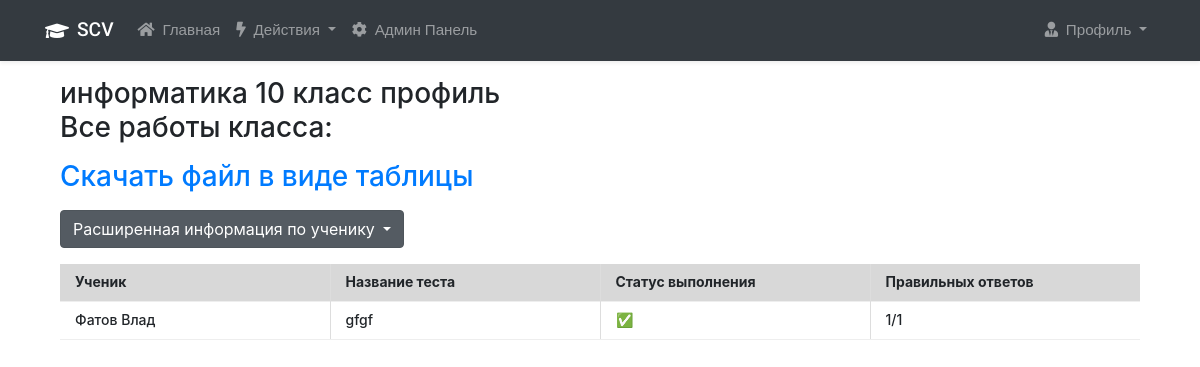
/teachers/show_result_detail/12/gfgf (signed in), run on the app's committed database.
### user_app/models.py (models this page shows)
class UserTest(models.Model):
    title = models.CharField(max_length=255)
    user = models.ForeignKey('CustomUser', on_delete=models.CASCADE)
    tasks_id = models.CharField(max_length=255, null=True, blank=True)
    is_complete = models.BooleanField(default=False)
    right_answers = models.IntegerField(blank=True, default=0)
    number_of_attempts = models.IntegerField(blank=True, default=1)
    current_attempts = models.IntegerField(default=0)
    def __str__(self):
        return self.title
    class Meta:
        verbose_name = 'Тесты пользователя'
        verbose_name_plural = 'Тесты пользователей'

class CustomUser(AbstractUser):
    open_password = models.CharField(max_length=255, verbose_name='Пароль')

### teacher_app/views.py (the view)
# urls.py: path('show_result_detail/<int:class_id>/<title>', views.show_result_detail, name='show-result-detail'),
@login_required()
def show_result_detail(request, class_id, title):
    users_id = [user.id for user in get_users_in_group(class_id)]
    usertests = UserTest.objects.filter(title=title.replace('\\', '/'), user_id__in=users_id)
    print(users_id)
    print(usertests)
    try:
        count_tasks = len(ast.literal_eval(Test.objects.get(title=title.replace('\\', '/')).task_numbers))
    except Test.DoesNotExist as error:
        count_tasks = TestNewFormat.objects.get(title=title.replace('\\', '/')).number_of_inputs
    from utils.utils import create_excel_table, restyles_excel_file
    filename = f'{title}-{class_id}.xlsx'
    data = {
        "Ученик": [],
        "Название теста": [],
        "ID заданий": [],
        "Кол-во правильных ответов": [],
        "Процент выполнения работы": []
    }
    for usertest in usertests:
        data['Ученик'].append(f"{usertest.user.first_name} {usertest.user.last_name}")
        data['Название теста'].append(f"{usertest.title}")
        data['ID заданий'].append(f"{usertest.tasks_id}")
        data['Кол-во правильных ответов'].append(f"{usertest.right_answers}")
        data['Процент выполнения работы'].append(f"{ (usertest.right_answers * 100) / count_tasks }%")
    create_excel_table(filename=filename, data=data)
    restyles_excel_file(filename=filename)
    first_user = get_users_in_group(class_id)[0]
    user_group = get_user_groups(first_user)[0]
    class_name = Group.objects.get(pk=user_group)
    context = {
        'title': 'Результаты класса',
        'usertests': usertests,
        'class_name': class_name,
        'count_tasks': count_tasks,
        'active_block': 'Мои классы',
        'filename': filename.replace('\\', '%5c'),
    }
    return render(request, 'teacher_app/show_result_detail.html', context=context)

### teacher_app/views.py (called while the page is built)
def get_users_in_group(group_id):
    try:
        group = Group.objects.get(id=group_id)
        users = group.user_set.all()
        return users
    except ObjectDoesNotExist:
        return None

### templatetags/custom_filters.py (called while the page is built)
@register.filter
def replace_to_backslashes(value):
    return value.replace('/', '%5c')

### utils/utils.py (called while the page is built)
def create_excel_table(data: dict[str, list], filename: str, sheet_name: str = 'Sheet1'):
    df = pd.DataFrame(data)
    if not os.path.exists('static/excel_files'):
        os.makedirs('static/excel_files')
    filepath = os.path.join('static/excel_files', filename)
    df.to_excel(filepath, index=False, sheet_name=sheet_name)
    return filepath

def get_user_groups(user):
    return [group.id for group in user.groups.all()]

### teacher_app/templates/teacher_app/show_result_detail.html (shortened to what this page needs)
{% extends 'base-special.html' %}
{% load static %}
{% load replace_to_backslashes %}
{% block main %}
<div class="h3">{{ class_name }}<div>
<div class="h3 mb-3">Все работы класса:</div>
<div class="mb-3">
    <a download href="https://{{ request.get_host }}/static/excel_files/{{ filename }}">Скачать файл в виде таблицы</a>
</div>
<div class="dropdown show mb-3">
    <a class="btn btn-secondary dropdown-toggle" href="#" role="button" id="dropdownResultsByUserLink" data-toggle="dropdown" aria-haspopup="true" aria-expanded="false">
      Расширенная информация по ученику
    </a>
  </div>
{% if usertests %}
<table class="table">
    <thead>
        <tr>
            <th>Ученик</th>
            <th>Название теста</th>
            <th>Статус выполнения</th>
            <th>Правильных ответов</th>
        </tr>
    </thead>
    <tbody>
        {% for usertest in usertests %}
            <tr>
                <td>{{ usertest.user.first_name }} {{ usertest.user.last_name }}</td>
                <td>{{ usertest.title }}</td>
                <td>{% if usertest.is_complete %} ✅ {% else %} ❌ {% endif %}</td>
                <td>{{ usertest.right_answers }}/{{ count_tasks }}</td>
            </tr>
        {% endfor %}
    </tbody>
</table>
{% else %}
<h2>Пока нет работ класса</h2>
{% endif %}
{% endblock %}

### teacher_app/static/teacher_app/css/main.css (style rules this page uses)
.table { border: 1px solid #eee; table-layout: fixed; width: 100%; margin-bottom: 20px; }
.table th { font-weight: bold; padding: 5px; background: #efefef; border: 1px solid #ddd; }
.table td { padding: 5px 10px; border: 1px solid #eee; text-align: left; }
.table tbody tr:nth-child(odd) { background: #fff; }

### teacher_app/static/teacher_app/css/tables.css (style rules this page uses)
.table { width: 100%; border: none; margin-bottom: 20px; }
.table thead th { font-weight: bold; text-align: left; border: none; padding: 10px 15px; background: #d8d8d8; font-size: 14px; border-left: 1px solid #ddd; border-right: 1px solid #ddd; }
.table tbody td { text-align: left; border-left: 1px solid #ddd; border-right: 1px solid #ddd; padding: 10px 15px; font-size: 14px; vertical-align: top; }
.table thead tr th:first-child, .table tbody tr td:first-child { border-left: none; }
.table thead tr th:last-child, .table tbody tr td:last-child { border-right: none; }

### templates/base-special.html (style rules this page uses)
.show { display: block; }

### data on the page
UserTest: user.first_name "Фатов", user.last_name "Влад", title "gfgf", right_answers "1", count_tasks "1"

### other printed values
{{ class_name }} "информатика 10 класс профиль"
